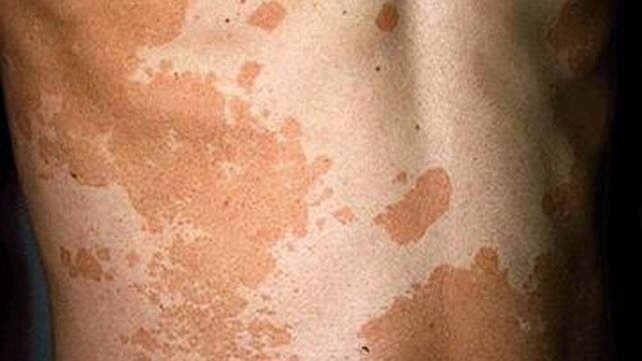
#> input picture img11.jpeg, 642 x 361 px
$ python open2.py 3 3
#> lines starting #> are read from the running program, lines starting #| are printed output that depends on the picture
import numpy as np
import sys
import cv2
import time

class SLIC:
    def __init__(self, img, step, nc):
        self.img = img
        ##cv2.imshow("superpixels", self.img)
        self.height, self.width = img.shape[:2]
       ## print(self.width)
        self._convertToLAB()

        self.step = step
        self.nc = nc
        self.ns = step
        self.FLT_MAX = 1000000
        self.ITERATIONS = 10

    def _convertToLAB(self):
        try:
            self.labimg = cv2.cvtColor(img, cv2.COLOR_BGR2LAB).astype(np.float64)
            cv2.imwrite("LAB.jpg", self.labimg)

        except ImportError:
            self.labimg = np.copy(self.img)
            for i in range(self.labimg.shape[0]):
                for j in range(self.labimg.shape[1]):
                    rgb = self.labimg[i, j]
                    self.labimg[i, j] = self._rgb2lab(tuple(reversed(rgb)))

    # [59 lines left out: function _rgb2lab, not called in this run]

    def generateSuperPixels(self):
        self._initData()
        # for i in range(5):
        #   for j in range(5):
        #       print(i,j, self.labimg[i,j])


        indnp = np.mgrid[0:self.height,0:self.width].swapaxes(0,2).swapaxes(0,1) ##why??
      ##  print(self.centers.shape[1])
        for i in range(self.ITERATIONS):
            self.distances = self.FLT_MAX * np.ones(self.img.shape[:2])
            # print(self.distances)
            for j in range(self.centers.shape[0]):
                xlow, xhigh = int(self.centers[j][3] - self.step), int(self.centers[j][3] + self.step)
                ylow, yhigh = int(self.centers[j][4] - self.step), int(self.centers[j][4] + self.step)

                if xlow <= 0:
                    xlow = 0
                if xhigh > self.width:
                    xhigh = self.width
                if ylow <=0:
                    ylow = 0
                if yhigh > self.height:
                    yhigh = self.height

                cropimg = self.labimg[ylow : yhigh , xlow : xhigh].astype(np.int64)

                colordiff = cropimg - self.labimg[int(self.centers[j][4]), int(self.centers[j][3])]

                # print("crpimg", cropimg)
                # print("self",self.labimg[int(self.centers[j][4]), int(self.centers[j][3])])

               ## print("colordiff",np.sum(np.square(colordiff), axis=2))

                colorDist = np.sqrt(np.sum(np.square(colordiff.astype(np.int64)), axis=2)) #Dlab
                ##print("ColorDist", colorDist)

                yy, xx = np.ogrid[ylow : yhigh, xlow : xhigh]

                pixdist = ((yy-self.centers[j][4])**2 + (xx-self.centers[j][3])**2)**0.5 #dxy
                dist = ((colorDist/self.nc)**2 + (pixdist/self.ns)**2)**0.5 ##normalized distance measure Ds

                distanceCrop = self.distances[ylow : yhigh, xlow : xhigh]
                # print("distcrp",distanceCrop)
                # print("distt",dist)


                idx = dist < distanceCrop
                # print("hi",i, idx)
                distanceCrop[idx] = dist[idx]
                self.distances[ylow : yhigh, xlow : xhigh] = distanceCrop
                self.clusters[ylow : yhigh, xlow : xhigh][idx] = j ##why??
            # t=time.time()

            for k in range(len(self.centers)):
                idx = (self.clusters == k)
                colornp = self.labimg[idx]
                distnp = indnp[idx]
                self.centers[k][0:3] = np.sum(colornp, axis=0)
                sumy, sumx = np.sum(distnp, axis=0)
                self.centers[k][3:] = sumx, sumy
                self.centers[k] /= np.sum(idx)
        # cv2.imwrite("second.jpg", self.clusters)
        # cv2.imshow("clusters.jpg",slic.clusters)

    def _initData(self):
        self.clusters = -1 * np.ones(self.img.shape[:2])
        ## grid of -1 with same height and width print(self.clusters)
        self.distances = self.FLT_MAX * np.ones(self.img.shape[:2])

        centers = []
        ##print(self.step, self.height - self.step/2, self.step)
        nk=0
        for i in range(self.step, self.width - self.step//2, self.step):
            for j in range(self.step, self.height - self.step//2, self.step):
                # nk=nk+1
                nc = self._findLocalMinimum(center=(i, j))

                color = self.labimg[nc[1], nc[0]]  ###D why reverse
                ##print(color)
                ##print("next")
                center = [color[0], color[1], color[2], nc[0], nc[1]] ##CIELAB
                centers.append(center)
                ##centers= 170*5, 170 array each of size 5;
        self.center_counts = np.zeros(len(centers))
       ## print(centers)
        ##print(len(centers))
        self.centers = np.array(centers)

    def createConnectivity(self):
        label = 0
        adjlabel = 0
        lims = self.width * self.height // self.centers.shape[0]
        dx4 = [-1, 0, 1, 0]
        dy4 = [0, -1, 0, 1]
        new_clusters = -1 * np.ones(self.img.shape[:2]).astype(np.int64)
        elements = []
        for i in range(self.width):
            for j in range(self.height):
                if new_clusters[j, i] == -1:
                    elements = []
                    elements.append((j, i))
                    for dx, dy in zip(dx4, dy4):
                        x = elements[0][1] + dx
                        y = elements[0][0] + dy
                        if (x>=0 and x < self.width and
                            y>=0 and y < self.height and
                            new_clusters[y, x] >=0):
                            adjlabel = new_clusters[y, x]
                count = 1
                c = 0
                while c < count:
                    for dx, dy in zip(dx4, dy4):
                        x = elements[c][1] + dx
                        y = elements[c][0] + dy

                        if (x>=0 and x<self.width and y>=0 and y<self.height):
                            if new_clusters[y, x] == -1 and self.clusters[j, i] == self.clusters[y, x]:
                                elements.append((y, x))
                                new_clusters[y, x] = label
                                count+=1
                    c+=1
                if (count <= lims >> 2):
                    for c in range(count):
                        new_clusters[elements[c]] = adjlabel
                    label-=1
                label+=1
        self.new_clusters = new_clusters
        cv2.imwrite("connect.jpg",self.new_clusters)

    # [45 lines left out: functions displayContours, _findLocalMinimum, _computeDist, not called in this run]

img = cv2.imread('img11.jpeg')
#> img is the input picture: shape (361, 642, 3); mean B, G, R 93.2, 120.3, 161.1
nr_superpixels = int(sys.argv[1]) ##k
nc = int(sys.argv[2]) ##m
num_imgpix= img.shape[0]*img.shape[1] ##n
#> num_imgpix = 231762

##print(img.shape[0],img.shape[1],img.shape[2])
# print(nr_superpixels)

step = int((num_imgpix/nr_superpixels)**0.5) ##s
#> step = 277


slic = SLIC(img, step, nc)
#> in _convertToLAB, `self.labimg = cv2.cvtColor(img, cv2.COLOR_BGR2LAB).astype(np.float64)`:
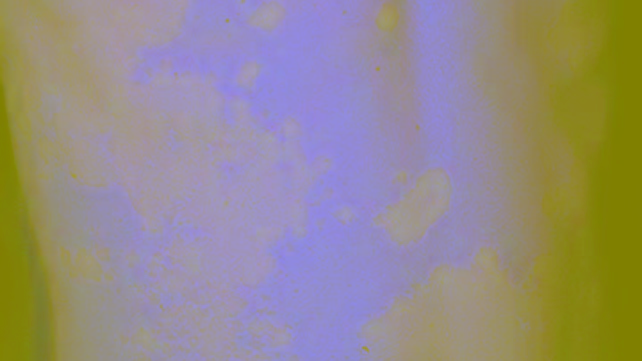
#> self.labimg: shape (361, 642, 3) float64; mean B, G, R 134.7, 140.2, 148.7

slic.generateSuperPixels()
#> after the loop in _initData, `for i in range(self.step, self.width - self.step//2, self.step):`: centers = []
#> in _initData, `self.center_counts = np.zeros(len(centers))`: self.center_counts = empty array
#> after the loop in generateSuperPixels, `for i in range(self.ITERATIONS):`: self.clusters: shape (361, 642) float64; every value is -1
#> after the loop in generateSuperPixels, `for i in range(self.ITERATIONS):`: self.distances: shape (361, 642) float64; every value is 1000000
#> (the run stopped early here; a loop or call above may not have finished)

$ run again, with img1.png saved as img11.jpeg
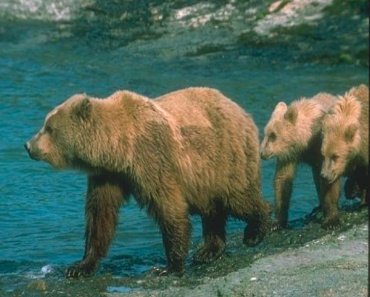
#> input picture img1.png, 370 x 297 px
#> img is the input picture: shape (297, 370, 3); mean B, G, R 87.7, 102.9, 77.8
#> in _convertToLAB, `self.labimg = cv2.cvtColor(img, cv2.COLOR_BGR2LAB).astype(np.float64)`:
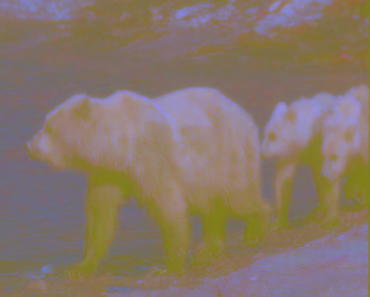
#> self.labimg: shape (297, 370, 3) float64; mean B, G, R 105.7, 117.7, 134.4
#> after the loop in _initData, `for i in range(self.step, self.width - self.step//2, self.step):`: centers = [[77, 125, 148, 191, 192]]
#> self.center_counts = [0]
#> in _initData, `self.centers = np.array(centers)`: self.centers = [[77, 125, 148, 191, 192]]
#> after the loop in generateSuperPixels, `for i in range(self.ITERATIONS):`:
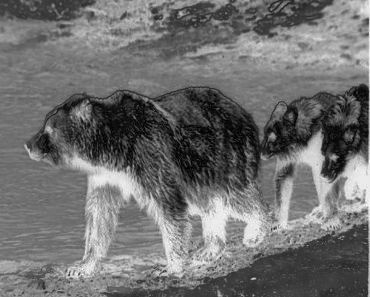
#> distanceCrop: shape (297, 370) float64; min 0.00262, max 44.16, mean 19.3; drawn with min black and max white
#> after the loop in generateSuperPixels, `for i in range(self.ITERATIONS):`: self.centers = [[105.7, 117.7, 134.4, 184.5, 148]]
#> new_clusters: shape (297, 370) int64; every value is -1
#> after the loop in createConnectivity, `for i in range(self.width):`: label = 1
#> (printed output is left out)
